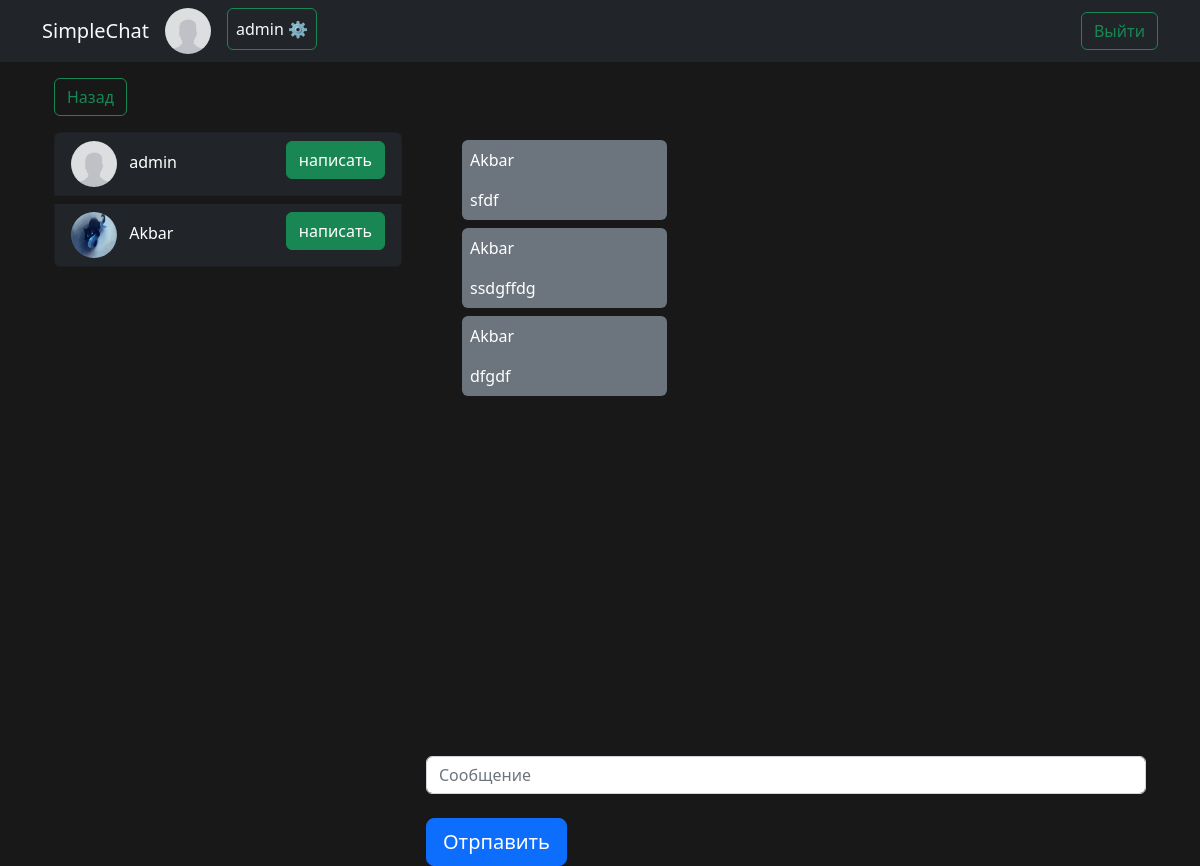
/rooms/13/ (signed in), run on the app's committed database.
### chatApp/models.py (models this page shows)
class Profile(models.Model):
    user = models.OneToOneField(User, on_delete=models.CASCADE)
    avatar = models.ImageField(default='default.jpg', upload_to='avatar_img')
    class Meta:
        verbose_name = 'Пользователь'
        verbose_name_plural = 'Пользователи'
    def __str__(self):
        return self.user.username

class Messages(models.Model):
    message_sender = models.ForeignKey(Profile, on_delete=models.CASCADE)
    message = models.TextField()
    created = models.DateTimeField(auto_now_add=True)
    room = models.ForeignKey('Rooms', on_delete=models.CASCADE)
    class Meta:
        ordering = ('created',)
        verbose_name = 'Сообщение'
        verbose_name_plural = 'Сообщения'

### chatApp/views.py (the view)
# urls.py: path("rooms/<int:pk>/", room, name='room'),
@login_required
def room(request, pk):
    room = Rooms.objects.get(pk=pk)
    members = Members.objects.filter(chatRoom_id = pk)
    messages = Messages.objects.filter(room=room)
    username = []
    avatar = []
    for item in members:
        username += User.objects.filter(id=item.userProfile_id).values('username')
        avatar += Profile.objects.filter(user_id=item.userProfile_id).values('avatar')
    profile = zip(username, avatar)
    media_url = settings.MEDIA_URL
    context={
        'chat_room': room,
        'members': profile,
        'media': media_url,
        'messages': messages,
        }
    return render(request, template_name='room.html', context=context)

### templates/room.html (shortened to what this page needs)
{% extends 'base.html' %}
{% load static %}
{% block content %}
    <div class="container">
        <div class="row mt-3">
            <div class="col-6">
                <a href={% url 'rooms' %} class='btn btn-outline-success'>Назад</a>
            </div>
            <div class="col-6"></div>
        </div>
        <div class="row d-flex justify-content-center">
            <div class="col-4">
                <div class="list-group mt-3">
                    {% for key, value in members %}
                    <a class="list-group-item text-bg-dark list-group-item-action mb-2">
                        <img src="{{media}}{{ value.avatar}}" alt="avatar">
                        <span class="ms-2">{{ key.username }}</span>
                        <span class="float-end btn btn-success js_get-username"> написать </span>
                    </a>
                    {% endfor %}
                </div>
            </div>
            <div class="col-8">
                <form>
                    <div class="form-group mt-2 p-3">
                        <div id="chat-text">
                            <div class="container">
                                {% for message in messages %}
                                <div class='row'>
                                    {% if message.message_sender.id == request.user.id %}
                                    <div class=' offset-md-8 col-md-4 mb-2 me-2'>
                                        <div class='p-2 rounded text-bg-dark'>
                                        <p>{{ message.message_sender }}</p>
                                            {{message.message }}
                                        </div>
                                    </div>
                                    {% else %}
                                    <div class='col-md-4 mb-2 ms-2'>
                                        <div class='p-2 rounded text-bg-secondary'>
                                            <p>{{ message.message_sender }}</p>
                                            {{message.message }}
                                        </div>
                                    </div>
                                    {% endif %}
                                </div>
                                {% endfor %}
                            </div>
                        </div>
                    </div>
                    <div class="form-group">
                        <input class="form-control " placeholder="Сообщение" id="input" type="text"></br>
                    </div>
                    <input class="btn btn-primary btn-lg btn-block" id="submit" type="button" value="Отрпавить">
                </form>
            </div>
        </div>
    </div>
{% endblock content %}

### templates/base.html (shortened to what this page needs)
<!DOCTYPE html>
{% load static %}
<html lang="en">
  <head>
    <link rel="stylesheet" href={% static 'css/styles.css' %}>
  </head>
  <body>
    <div class="header bg-dark">
      <nav class="navbar navbar-expand-lg bg-body-tertiary">
        <div class="container">
          <a class="navbar-brand text-light" href="/">SimpleChat</a>
          <div class="collapse navbar-collapse" id="navbarSupportedContent">
            <ul class="navbar-nav me-auto mb-2 mb-lg-0">
              {% if user.is_authenticated %}
                <li class="nav-item me-3">
                  <div class='avatar'>
                    {% if user.profile.avatar == '/media/default.jpg' %}
                      <img src="{{ user.profile.avatar }}" class="rounded-circle" alt="">
                      {% else %}
                      <img src="/media/{{ user.profile.avatar }}" class="rounded-circle" alt="">
                    {% endif %}
                  </div>
                </li>
                <li class="nav-item">
                  <a class="nav-link text-light btn btn-outline-success" aria-current="page" href={% url 'profile' %}>
                  <span class="">{{user.profile.user}} &#x2699;</span></a>
                </li>
              {% else %}
              <li class="nav-item"></li>
              {% endif %}
            </ul>
            <div class="d-flex">
              {% if user.is_authenticated %}
                <a href='/accounts/logout' class="btn btn-outline-success" >Выйти</a>
              {% else %}
                <a href='/accounts/login' class="btn btn-outline-success" >Войти</a>
              {% endif %}
            </div>
          </div>
        </div>
      </nav>
    </div>
    <div class="container text-light">
      {% block content %}
      {% endblock content %}
    </div>
  </body>
</html>

### static/css/styles.css (style rules this page uses)
body { background-color: #181818; }
img { max-height: 100%; max-width: 100%; width: 46px; height: 46px; top: 0; left: 0; bottom: 0; right: 0; margin: auto; border-radius: 50%; }
#chat-text { height: 600px !important; overflow-y: auto !important; }

### data on the page
Messages: message_sender "Akbar", message "sfdf"
Messages: message_sender "Akbar", message "ssdgffdg"
Messages: message_sender "Akbar", message "dfgdf"

### other printed values
{{ user.profile.user }} "admin"
{{ key.username }} "admin"
{{ key.username }} "Akbar"
